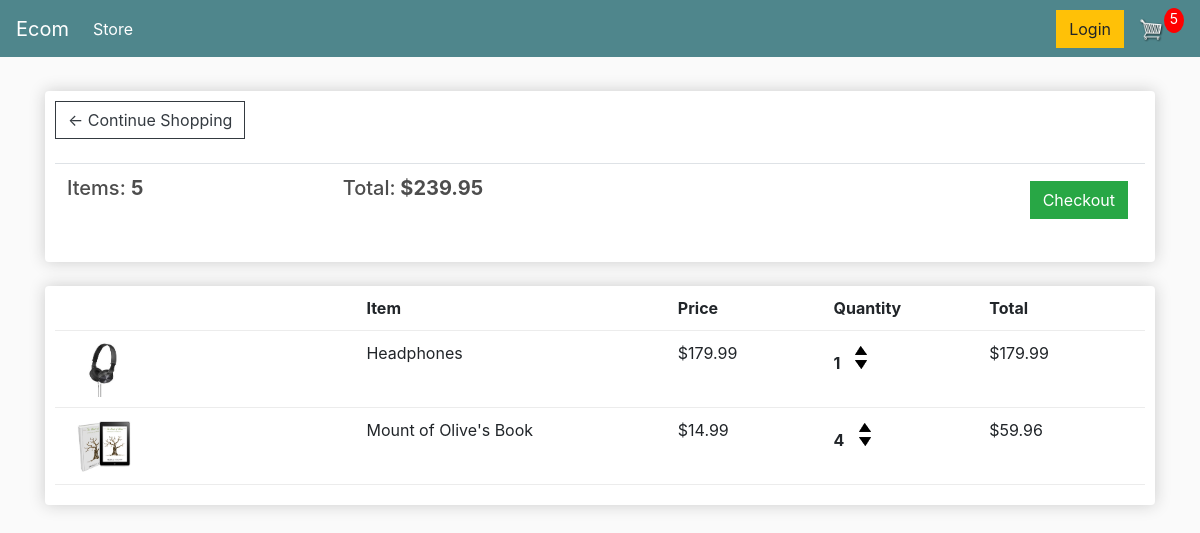
/cart/ (signed in), run on an earlier commit of the app's database.
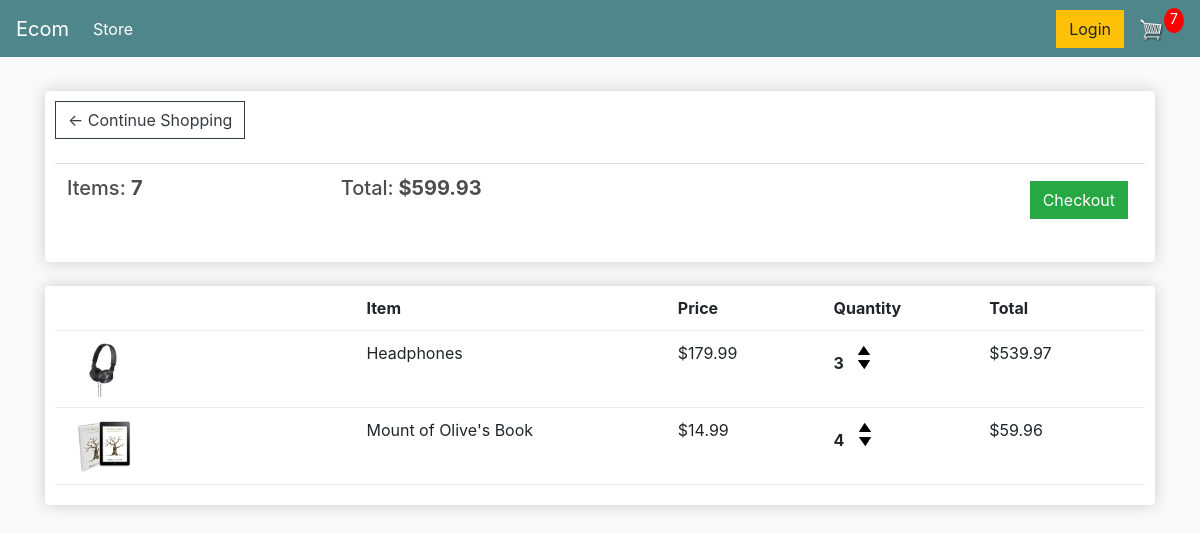
And on a later commit of the database.
### store/models.py (models this page shows, shortened)
class Order(models.Model):
	customer = models.ForeignKey(Customer, on_delete=models.SET_NULL, null=True, blank=True)
	date_ordered = models.DateTimeField(auto_now_add=True)
	complete = models.BooleanField(default=False)
	transaction_id = models.CharField(max_length=100, null=True)
	@property
	def get_cart_total(self):
		orderitems = self.orderitem_set.all()
		total = sum([item.get_total for item in orderitems])
		return total
	@property
	def get_cart_items(self):
		orderitems = self.orderitem_set.all()
		total = sum([item.quantity for item in orderitems])
		return total

class OrderItem(models.Model):
	product = models.ForeignKey(Product, on_delete=models.SET_NULL, null=True)
	order = models.ForeignKey(Order, on_delete=models.SET_NULL, null=True)
	quantity = models.IntegerField(default=0, null=True, blank=True)
	date_added = models.DateTimeField(auto_now_add=True)
	@property
	def get_total(self):
		total = self.product.price * self.quantity
		return total

class Product(models.Model):
	name = models.CharField(max_length=200)
	price = models.DecimalField(max_digits=7,decimal_places=2)
	digital = models.BooleanField(default=False,null=True, blank=True)
	image = models.ImageField(null=True, blank=True)
	@property
	def imageURL(self):
		try:
			url = self.image.url
		except:
			url = ''
		return url

### store/views.py (the view)
# urls.py: path('cart/', views.cart, name="cart"),
def cart(request):
	if request.user.is_authenticated:
		customer = request.user.customer
		order, created = Order.objects.get_or_create(customer=customer, complete=False)
		items = order.orderitem_set.all()
		cartItems = order.get_cart_items
	else:
		items = []
		order = {'get_cart_total':0, 'get_cart_items':0, 'shipping':False}
		cartItems = order['get_cart_items']
	context = {'items':items, 'order':order, 'cartItems':cartItems}
	return render(request, 'store/cart.html', context)

### store/templates/store/cart.html
{% extends 'store/main.html' %}
{% load static %}
{% block content %}
	<div class="row">
		<div class="col-lg-12">
			<div class="box-element">
				<a  class="btn btn-outline-dark" href="{% url 'store' %}">&#x2190; Continue Shopping</a>
				<br>
				<br>
				<table class="table">
					<tr>
						<th><h5>Items: <strong>{{order.get_cart_items}}</strong></h5></th>
						<th><h5>Total:<strong> ${{order.get_cart_total|floatformat:2}}</strong></h5></th>
						<th>
							<a  style="float:right; margin:5px;" class="btn btn-success" href="{% url 'checkout' %}">Checkout</a>
						</th>
					</tr>
				</table>
			</div>
			<br>
			<div class="box-element">
				<div class="cart-row">
					<div style="flex:2"></div>
					<div style="flex:2"><strong>Item</strong></div>
					<div style="flex:1"><strong>Price</strong></div>
					<div style="flex:1"><strong>Quantity</strong></div>
					<div style="flex:1"><strong>Total</strong></div>
				</div>
				{% for item in items %}
				<div class="cart-row">
					<div style="flex:2"><img class="row-image" src="{{item.product.imageURL}}"></div>
					<div style="flex:2"><p>{{item.product.name}}</p></div>
					<div style="flex:1"><p>${{item.product.price|floatformat:2}}</p></div>
					<div style="flex:1">
						<p class="quantity">{{item.quantity}}</p>
						<div class="quantity">
							<img data-product="{{item.product.id}}" data-action="add" class="chg-quantity update-cart" src="{% static  'images/arrow-up.png' %}">
							<img data-product="{{item.product.id}}" data-action="remove" class="chg-quantity update-cart" src="{% static  'images/arrow-down.png' %}">
						</div>
					</div>
					<div style="flex:1"><p>${{item.get_total|floatformat:2}}</p></div>
				</div>
				{% endfor %}
			</div>
		</div>
	</div>
{% endblock content %}

### store/templates/store/main.html (shortened to what this page needs)
<!DOCTYPE html>
{% load static %}
<html>
<head>
	<link rel="stylesheet" href="https://stackpath.bootstrapcdn.com/bootstrap/4.4.1/css/bootstrap.min.css">
	<link rel="stylesheet" type="text/css" href="{% static 'css/main.css' %}">
</head>
<body>
	<nav class="navbar navbar-expand-lg navbar-dark bg-dark">
	  <a class="navbar-brand" href="{% url 'store' %}">Ecom</a>
	  <div class="collapse navbar-collapse" id="navbarSupportedContent">
	    <ul class="navbar-nav mr-auto">
	      <li class="nav-item active">
	        <a class="nav-link" href="{% url 'store' %}">Store <span class="sr-only">(current)</span></a>
	      </li>
	    </ul>
	    <div class="form-inline my-2 my-lg-0">
	     	<a href="#"class="btn btn-warning">Login</a>
	     	<a href="{% url 'cart' %}">
	    		<img  id="cart-icon" src="{% static 'images/cart.png' %}">
	    	</a>
	    	<p id="cart-total">{{cartItems}}</p>
	    </div>
	  </div>
	</nav>
     <div class="container">
            <br>
            {% block content %}
            {% endblock content %}
         </div>
</body>
</html>

### static/css/main.css (style rules this page uses)
body { background-color: hsl(0, 0%, 98%); }
h1,h2,h3,h4,h5,h6 { color:hsl(0, 0%, 30%); }
.box-element { box-shadow:hsl(0, 0%, 80%) 0 0 16px; background-color: #fff; border-radius: 4px; padding: 10px; }
.bg-dark { background-color: #4f868c!important; }
#cart-icon { width:25px; display: inline-block; margin-left: 15px; }
#cart-total { display: block; text-align: center; color:#fff; background-color: red; width: 20px; height: 25px; border-radius: 50%; font-size: 14px; }
.col-lg-4, .col-lg-6, .col-lg-8, .col-lg-12 { margin-top: 10px; }
.btn { border-radius: 0; }
.row-image { width: 100px; }
.cart-row { display: flex; align-items: flex-stretch; padding-bottom: 10px; margin-bottom: 10px; border-bottom: 1px solid #ececec; }
.quantity { display: inline-block; font-weight: 700; padding-right:10px; }
.chg-quantity { width: 12px; cursor: pointer; display: block; margin-top: 5px; transition:.1s; }

What changed in the data, as far as the page shows it:
changed through a linked row, Order: get_cart_items "5" → "7"; get_cart_total "239.95" → "599.93"
changed OrderItem "Headphones": quantity "1" → "3"; get_total "179.99" → "539.97"
Also different on the page:
{{ cartItems }}: "5" → "7"
